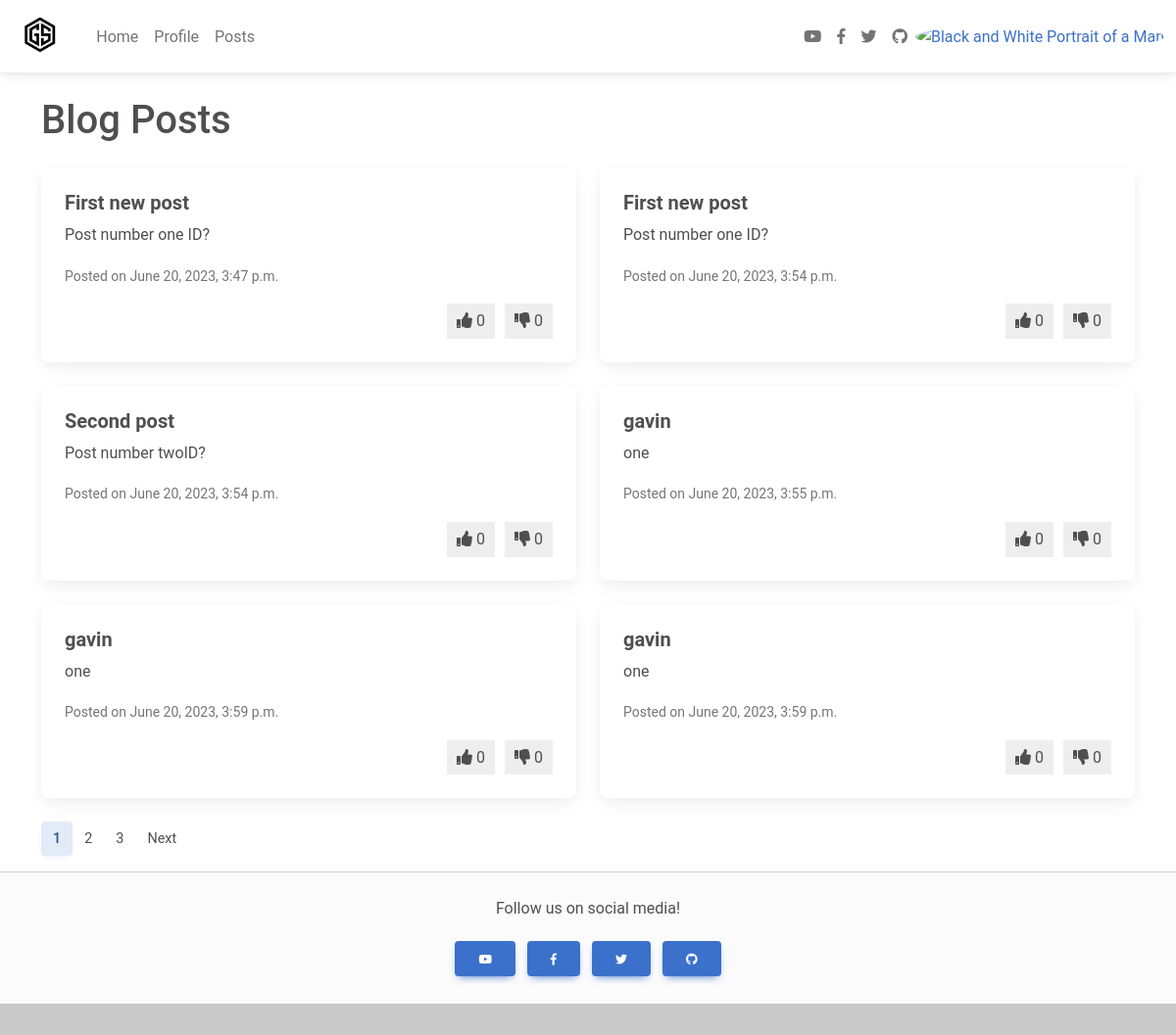
The app's page /posts/, older data.
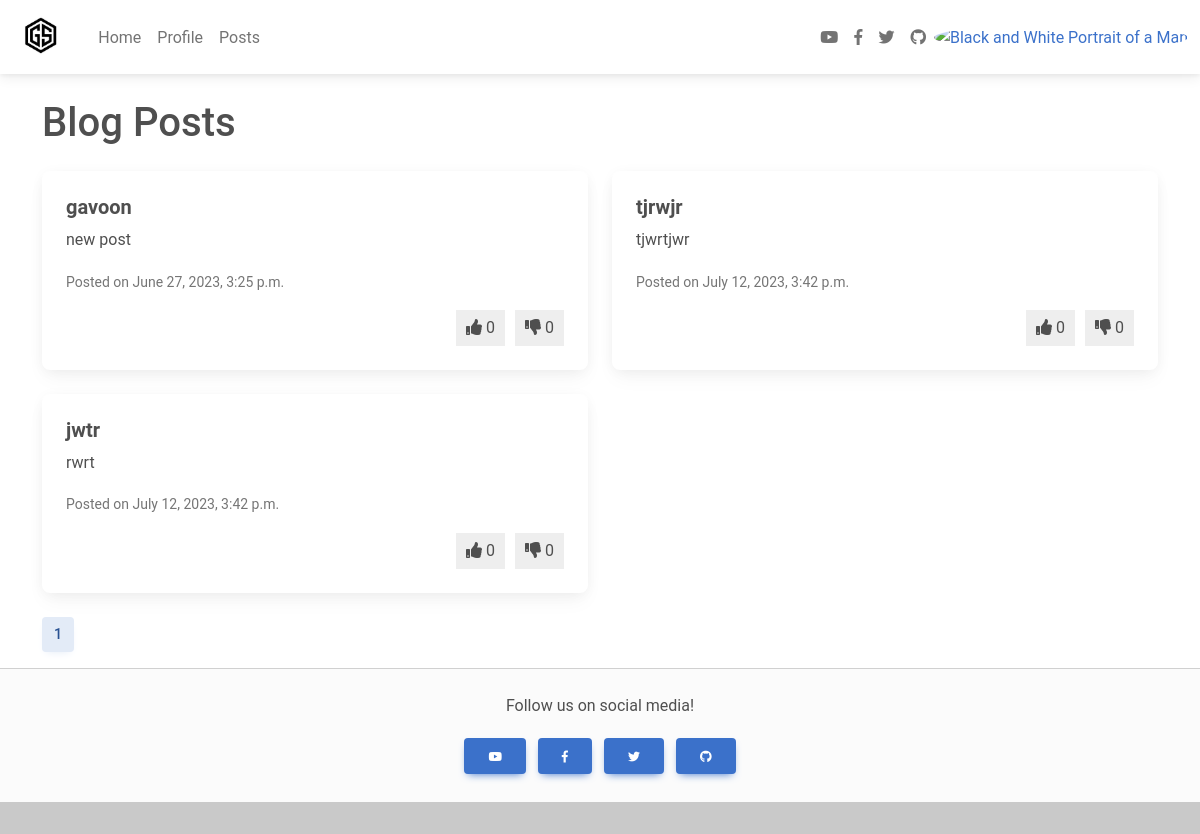
The same page, newer data.
### posts/models.py (models this page shows, shortened)
class Post(models.Model):
    title = models.CharField(max_length=200)
    content = models.TextField()
    created_at = models.DateTimeField(auto_now_add=True)
    updated_at = models.DateTimeField(auto_now=True)
    created_by = models.ForeignKey(User, on_delete=models.CASCADE)
    liked_users = models.ManyToManyField(
        User, related_name='liked_posts', blank=True)
    disliked_users = models.ManyToManyField(
        User, related_name='disliked_posts', blank=True)
    def like_count(self):
        return self.liked_users.count()
    def dislike_count(self):
        return self.disliked_users.count()

### posts/views.py (the view)
# urls.py: path('', views.post_list, name='posts'),
def post_list(request):
    all_posts = Post.objects.all()
    paginator = Paginator(all_posts, 6)
    page_number = request.GET.get('page')
    posts = paginator.get_page(page_number)
    return render(request, 'posts/post_list.html', {'posts': posts})

### posts/templates/posts/post_list.html (shortened to what this page needs)
{% extends 'blogProject/layout.html' %}
{% block content %}
  <div class="container">
    <h1 class="mt-4 mb-4">Blog Posts</h1>
    <div class="row">
      {% include 'posts/card_layout.html' with posts=posts %}
    </div>
    <nav aria-label="Page navigation">
      <ul class="pagination">
        {% for i in posts.paginator.page_range %}
        {% if posts.number == i %}
        <li class="page-item active"><a class="page-link" href="?page={{ i }}">{{ i }}</a></li>
        {% else %}
        <li class="page-item"><a class="page-link" href="?page={{ i }}">{{ i }}</a></li>
        {% endif %}
        {% endfor %}
        {% if posts.has_next %}
        <li class="page-item"><a class="page-link" href="?page={{ posts.next_page_number }}">Next</a></li>
        {% endif %}
      </ul>
    </nav>
  </div>
{% endblock %}

### posts/templates/posts/card_layout.html (shortened to what this page needs)
{% load static%}
<link
      rel="stylesheet"
      href="{% static 'fontawesome_5/css/all.min.css' %}"
    />
{% for post in posts %}
<div class="col-md-6">
  <div class="card mb-4">
    <div class="card-body">
      <h5 class="card-title">{{ post.title }}</h5>
      <p class="card-text">{{ post.content }}</p>
      <p class="card-text">
        <small class="text-muted">Posted on {{ post.created_at }}</small>
      </p>
      <div class="like-dislike-buttons">
        <form method="post" action="{% url 'posts:like_post' post_id=post.id %}">
          <label>
            <span class="button-label" {% if post.user_choice == 'like' %} selected {% endif %} ><i class="fa fa-thumbs-up"></i> {{post.like_count}}</span>
          </label>
        </form>
        <form method="post" action="{% url 'posts:like_post' post_id=post.id %}">
          <label>
            <span class="button-label"
            {% if post.user_choice == 'dislike' %} selected {% endif %} ><i class="fa fa-thumbs-down"></i> {{post.dislike_count}}</span>
          </label>
        </form>
      </div>
    </div>
  </div>
</div>
{% endfor %}

Row changes from the older to the newer data that the page shows:
removed Post: title "First new post", content "Post number one ID?", created_at "June 20, 2023, 3:47 p.m.", like_count "0", dislike_count "0"
removed Post: title "First new post", content "Post number one ID?", created_at "June 20, 2023, 3:54 p.m.", like_count "0", dislike_count "0"
removed Post: title "Second post", content "Post number twoID?", created_at "June 20, 2023, 3:54 p.m.", like_count "0", dislike_count "0"
removed Post: title "gavin", content "one", created_at "June 20, 2023, 3:55 p.m.", like_count "0", dislike_count "0"
removed Post: title "gavin", content "one", created_at "June 20, 2023, 3:59 p.m.", like_count "0", dislike_count "0"
removed Post: title "gavin", content "one", created_at "June 20, 2023, 3:59 p.m.", like_count "0", dislike_count "0"
now on this page (row unchanged): Post: title "gavoon", content "new post", created_at "June 27, 2023, 3:25 p.m.", like_count "0", dislike_count "0"
added Post: title "tjrwjr", content "tjwrtjwr", created_at "July 12, 2023, 3:42 p.m.", like_count "0", dislike_count "0"
added Post: title "jwtr", content "rwrt", created_at "July 12, 2023, 3:42 p.m.", like_count "0", dislike_count "0"
Text that changed along with them:
list line gone: "2"
list line gone: "3"
text no longer shown: "Next"
